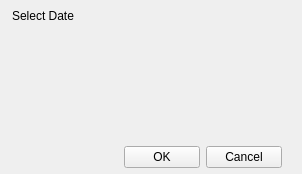
<?xml version="1.0" encoding="UTF-8"?>
<ui version="4.0">
 <class>DatePeriodPicker</class>
 <widget class="FramelessDialog" name="DatePeriodPicker">
  <property name="geometry">
   <rect>
    <x>0</x>
    <y>0</y>
    <width>302</width>
    <height>174</height>
   </rect>
  </property>
  <property name="windowTitle">
   <string>DatePeriodPicker</string>
  </property>
  <layout class="QVBoxLayout" name="verticalLayoutMain">
   <property name="spacing">
    <number>0</number>
   </property>
   <property name="leftMargin">
    <number>0</number>
   </property>
   <property name="topMargin">
    <number>0</number>
   </property>
   <property name="rightMargin">
    <number>0</number>
   </property>
   <property name="bottomMargin">
    <number>0</number>
   </property>
   <item>
    <widget class="QWidget" name="titlebar" native="true">
     <property name="sizePolicy">
      <sizepolicy hsizetype="Expanding" vsizetype="Expanding">
       <horstretch>0</horstretch>
       <verstretch>0</verstretch>
      </sizepolicy>
     </property>
     <property name="minimumSize">
      <size>
       <width>0</width>
       <height>31</height>
      </size>
     </property>
     <property name="maximumSize">
      <size>
       <width>16777215</width>
       <height>31</height>
      </size>
     </property>
     <layout class="QHBoxLayout" name="horizontalLayout_11">
      <property name="spacing">
       <number>0</number>
      </property>
      <property name="leftMargin">
       <number>0</number>
      </property>
      <property name="topMargin">
       <number>0</number>
      </property>
      <property name="rightMargin">
       <number>0</number>
      </property>
      <property name="bottomMargin">
       <number>0</number>
      </property>
      <item>
       <widget class="QWidget" name="titlewidget" native="true">
        <property name="sizePolicy">
         <sizepolicy hsizetype="Expanding" vsizetype="Expanding">
          <horstretch>0</horstretch>
          <verstretch>0</verstretch>
         </sizepolicy>
        </property>
        <layout class="QHBoxLayout" name="horizontalLayout_10">
         <property name="spacing">
          <number>0</number>
         </property>
         <property name="leftMargin">
          <number>12</number>
         </property>
         <property name="topMargin">
          <number>0</number>
         </property>
         <property name="rightMargin">
          <number>0</number>
         </property>
         <property name="bottomMargin">
          <number>0</number>
         </property>
         <item>
          <widget class="QLabel" name="title">
           <property name="sizePolicy">
            <sizepolicy hsizetype="Expanding" vsizetype="Expanding">
             <horstretch>0</horstretch>
             <verstretch>0</verstretch>
            </sizepolicy>
           </property>
           <property name="text">
            <string>Select Date</string>
           </property>
          </widget>
         </item>
        </layout>
       </widget>
      </item>
      <item>
       <spacer name="horizontalSpacer">
        <property name="orientation">
         <enum>Qt::Horizontal</enum>
        </property>
        <property name="sizeHint" stdset="0">
         <size>
          <width>233</width>
          <height>2</height>
         </size>
        </property>
       </spacer>
      </item>
      <item>
       <layout class="QVBoxLayout" name="verticalLayout_6">
        <property name="spacing">
         <number>0</number>
        </property>
        <property name="leftMargin">
         <number>0</number>
        </property>
        <property name="topMargin">
         <number>0</number>
        </property>
        <property name="rightMargin">
         <number>0</number>
        </property>
        <property name="bottomMargin">
         <number>0</number>
        </property>
        <item>
         <layout class="QHBoxLayout" name="horizontalLayout_6">
          <property name="spacing">
           <number>0</number>
          </property>
          <property name="leftMargin">
           <number>0</number>
          </property>
          <property name="topMargin">
           <number>0</number>
          </property>
          <property name="rightMargin">
           <number>0</number>
          </property>
          <property name="bottomMargin">
           <number>0</number>
          </property>
          <item>
           <widget class="QPushButton" name="btnClose">
            <property name="sizePolicy">
             <sizepolicy hsizetype="Expanding" vsizetype="Expanding">
              <horstretch>0</horstretch>
              <verstretch>0</verstretch>
             </sizepolicy>
            </property>
            <property name="focusPolicy">
             <enum>Qt::NoFocus</enum>
            </property>
            <property name="text">
             <string/>
            </property>
            <property name="flat">
             <bool>true</bool>
            </property>
           </widget>
          </item>
         </layout>
        </item>
        <item>
         <spacer name="verticalSpacer_4">
          <property name="orientation">
           <enum>Qt::Vertical</enum>
          </property>
          <property name="sizeType">
           <enum>QSizePolicy::Expanding</enum>
          </property>
          <property name="sizeHint" stdset="0">
           <size>
            <width>0</width>
            <height>1</height>
           </size>
          </property>
         </spacer>
        </item>
       </layout>
      </item>
     </layout>
    </widget>
   </item>
   <item>
    <widget class="QWidget" name="centerWidget" native="true">
     <layout class="QVBoxLayout" name="verticalLayout" stretch="1,0,1">
      <property name="spacing">
       <number>0</number>
      </property>
      <property name="leftMargin">
       <number>30</number>
      </property>
      <property name="topMargin">
       <number>0</number>
      </property>
      <property name="rightMargin">
       <number>30</number>
      </property>
      <property name="bottomMargin">
       <number>0</number>
      </property>
      <item>
       <spacer name="verticalSpacer">
        <property name="orientation">
         <enum>Qt::Vertical</enum>
        </property>
        <property name="sizeHint" stdset="0">
         <size>
          <width>20</width>
          <height>18</height>
         </size>
        </property>
       </spacer>
      </item>
      <item>
       <widget class="DatePeriodWidget" name="datePeriodWidget" native="true">
        <property name="minimumSize">
         <size>
          <width>0</width>
          <height>28</height>
         </size>
        </property>
       </widget>
      </item>
      <item>
       <spacer name="verticalSpacer_2">
        <property name="orientation">
         <enum>Qt::Vertical</enum>
        </property>
        <property name="sizeHint" stdset="0">
         <size>
          <width>20</width>
          <height>18</height>
         </size>
        </property>
       </spacer>
      </item>
     </layout>
    </widget>
   </item>
   <item>
    <widget class="QWidget" name="bottomBar" native="true">
     <property name="minimumSize">
      <size>
       <width>0</width>
       <height>33</height>
      </size>
     </property>
     <property name="maximumSize">
      <size>
       <width>16777215</width>
       <height>33</height>
      </size>
     </property>
     <layout class="QHBoxLayout" name="horizontalLayout_2">
      <property name="leftMargin">
       <number>0</number>
      </property>
      <property name="topMargin">
       <number>0</number>
      </property>
      <property name="rightMargin">
       <number>20</number>
      </property>
      <property name="bottomMargin">
       <number>0</number>
      </property>
      <item>
       <spacer name="horizontalSpacer_2">
        <property name="orientation">
         <enum>Qt::Horizontal</enum>
        </property>
        <property name="sizeHint" stdset="0">
         <size>
          <width>40</width>
          <height>20</height>
         </size>
        </property>
       </spacer>
      </item>
      <item>
       <widget class="QPushButton" name="btnOK">
        <property name="minimumSize">
         <size>
          <width>76</width>
          <height>22</height>
         </size>
        </property>
        <property name="maximumSize">
         <size>
          <width>76</width>
          <height>22</height>
         </size>
        </property>
        <property name="text">
         <string>OK</string>
        </property>
       </widget>
      </item>
      <item>
       <widget class="QPushButton" name="btnCancel">
        <property name="minimumSize">
         <size>
          <width>76</width>
          <height>22</height>
         </size>
        </property>
        <property name="maximumSize">
         <size>
          <width>76</width>
          <height>22</height>
         </size>
        </property>
        <property name="text">
         <string>Cancel</string>
        </property>
       </widget>
      </item>
     </layout>
    </widget>
   </item>
  </layout>
 </widget>
 <layoutdefault spacing="6" margin="11"/>
 <customwidgets>
  <customwidget>
   <class>FramelessDialog</class>
   <extends>QWidget</extends>
   <header>framelessdialog.h</header>
   <container>1</container>
  </customwidget>
  <customwidget>
   <class>DatePeriodWidget</class>
   <extends>QWidget</extends>
   <header location="global">dateperiodwidget.h</header>
   <container>1</container>
  </customwidget>
 </customwidgets>
 <resources/>
 <connections/>
</ui>
